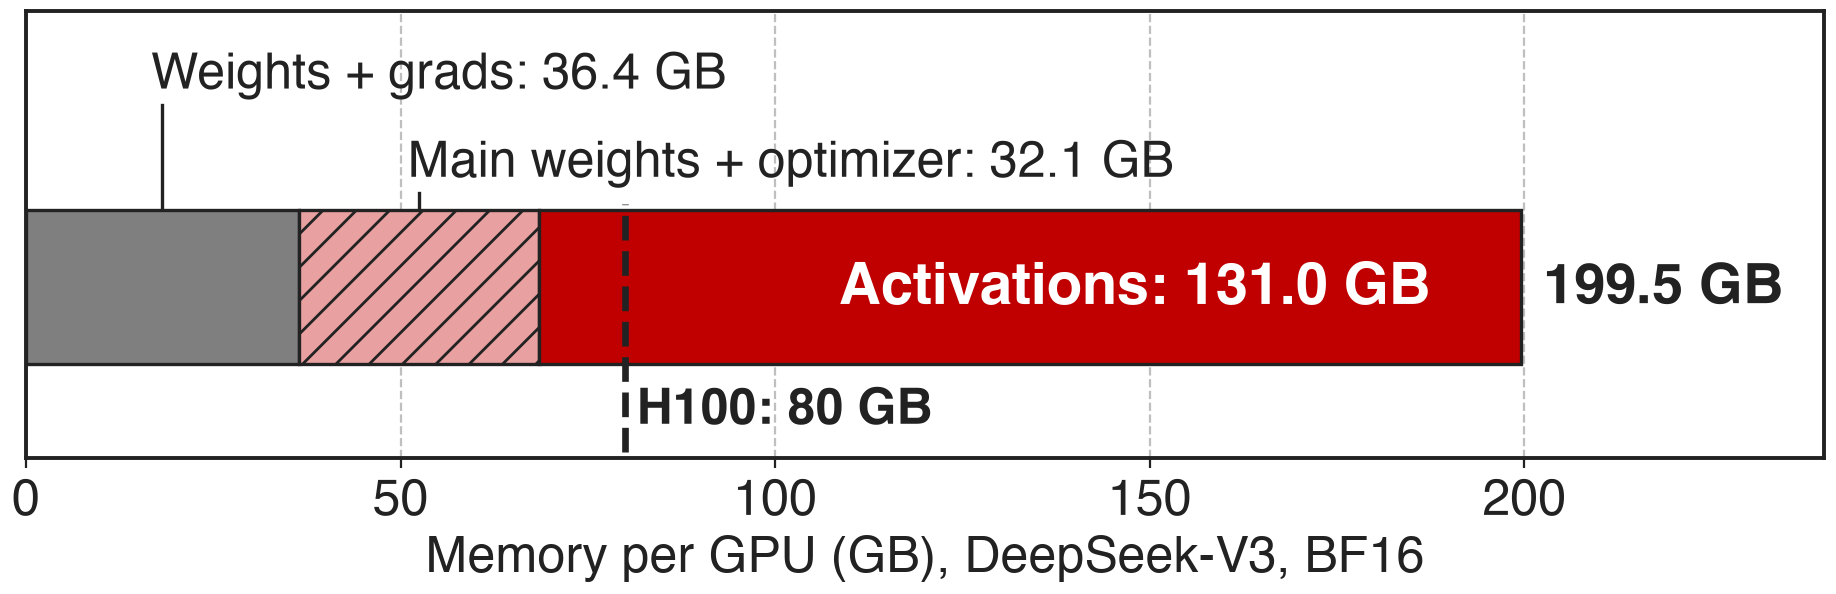

Generate this figure with Python:
"""DeepSeek-V3 per-GPU memory in BF16 (PP4 x VPP4 x EP64, 256 GPUs): Megatron-Core MoE report,
arXiv 2603.07685, Table 3 (p.20). H100 capacity 80 GB from the same page. Shared family visual of
decks 52/53/54; this deck highlights both offload targets: activations and optimizer state."""
import sys, pathlib
sys.path.insert(0, str(pathlib.Path(__file__).resolve().parents[3] / "scripts"))
import slidechart as sc  # noqa: E402

parts = [("Weights + grads", 36.4, sc.GRAYS[2], ""),
         ("Main weights + optimizer", 32.1, "#E8A0A0", "//"),
         ("Activations", 131.0, sc.PROBLEM, "")]
sc.setup()
fig, ax = sc.plt.subplots(figsize=(11.6, 2.9))
left = 0
for name, v, c, h in parts:
    ax.barh([0], [v], left=[left], height=0.56, color=c, edgecolor=sc.INK, linewidth=1.2, hatch=h or None)
    if c == sc.PROBLEM:
        ax.text(left + v / 2 + 14, 0, f"{name}: {v:.1f} GB", ha="center", va="center", fontsize=21,
                color="white", fontweight="bold")
    else:
        yy = 0.66 if left == 0 else 0.34
        ax.plot([left + v / 2, left + v / 2], [0.29, yy], color=sc.INK, lw=1.2)
        ax.text(left + v / 2 - 1.5, yy + 0.02, f"{name}: {v:.1f} GB", ha="left", va="bottom", fontsize=18,
                color=sc.INK)
    left += v
ax.plot([80, 80], [-0.6, 0.3], color=sc.INK, lw=2.4, ls="--")
ax.text(81.5, -0.36, "H100: 80 GB", ha="left", va="top", fontsize=18, color=sc.INK, fontweight="bold")
ax.text(199.5 + 3, 0, "199.5 GB", ha="left", va="center", fontsize=20, fontweight="bold", color=sc.INK)
ax.set_xlim(0, 240)
ax.set_ylim(-0.62, 1.0)
ax.set_yticks([])
ax.set_xlabel("Memory per GPU (GB), DeepSeek-V3, BF16")
ax.grid(axis="x", linestyle="--", color="#BFBFBF")
ax.grid(axis="y", visible=False)
sc.save(fig, __file__)
